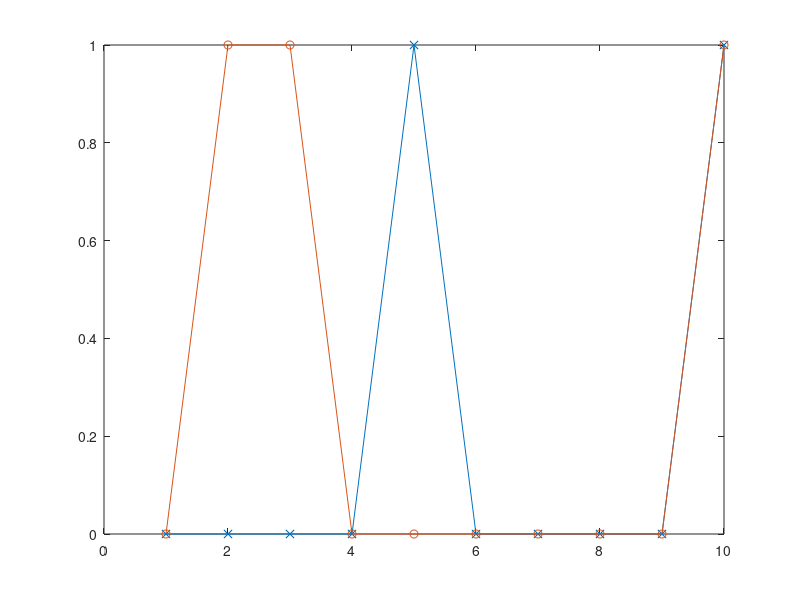

Reproduce this figure in MATLAB. (Note: this script raises an error after producing the figure.)
length = 10;
testInput = zeros(length,1);
testInput(2)= 1;
testInput(10)= 1;

testInput(3)=1;

trigger  = zeros(length,1);
trigger(5)= 1;
trigger(10)= 1;

figure(888);
hold off
plot(trigger, '-x');
hold on
plot(testInput,'-o');
triggerInCell = struct('marker',struct('y_values',trigger));
ausgabeReview = cell2mat(review_net_output(mat2cell(testInput,numel(testInput)),triggerInCell,1));

plot(ausgabeReview,'-.')
legend('trigger','netzausgabe','ausgabeReview');
assert(sum(ausgabeReview)==3+2);
title('testfall 1')
clear all;

length = 10;
testInput = zeros(length,1);
% testInput(2)= 1;
% testInput(6)= 1;
% testInput(3)=1;
testInput(10)= 1;

trigger  = zeros(length,1);
trigger(5)= 1;
trigger(8)= 1;
trigger(9)= 1;

figure(8888);
hold off
plot(trigger, '-x');
hold on
plot(testInput,'-o');
triggerInCell = struct('marker',struct('y_values',trigger));
ausgabeReview = cell2mat(review_net_output(mat2cell(testInput,numel(testInput)),triggerInCell,1));

plot(ausgabeReview,'-*')
legend('trigger','netzausgabe','ausgabeReview');
title('testfall 2')
assert(sum(ausgabeReview)==1);

